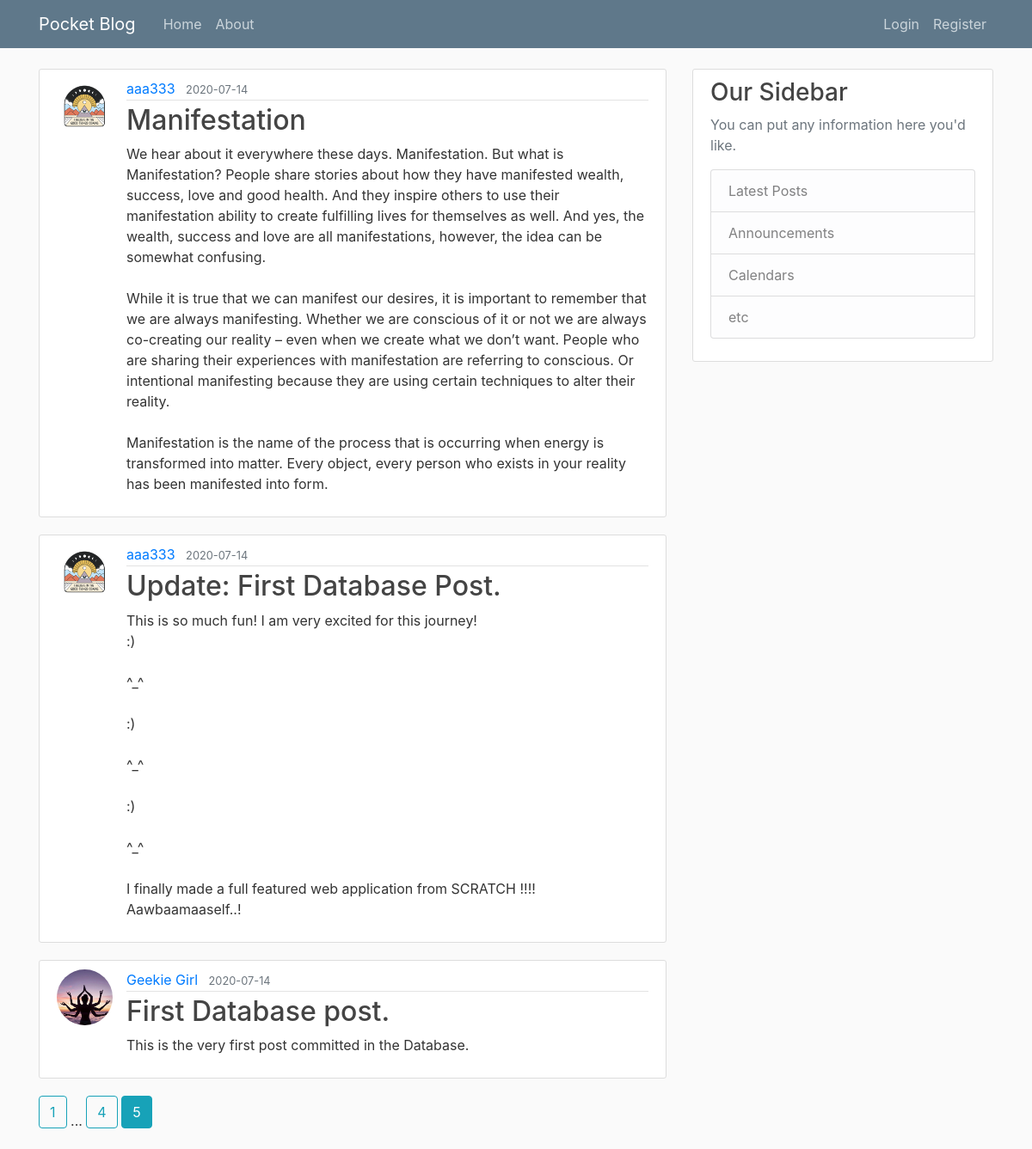
/home?page=5, run on the app's committed database.
### pocket_blog/models.py (models this page shows, shortened)
class Post(db.Model):
    id = db.Column(db.Integer, primary_key=True)
    title = db.Column(db.String(100), nullable=False)
    date_posted = db.Column(db.DateTime, nullable=False, default=datetime.utcnow)
    content = db.Column(db.Text, nullable=False)
    user_id = db.Column(db.Integer, db.ForeignKey('user.id'), nullable=False)

class User(db.Model, UserMixin):
    id = db.Column(db.Integer, primary_key=True)
    username = db.Column(db.String(20), unique=True, nullable=False)
    email = db.Column(db.String(120), unique=True, nullable=False)
    image_file = db.Column(db.String(20), nullable=False, default='default.jpg')
    password = db.Column(db.String(60), nullable=False)
    posts = db.relationship('Post', backref='author', lazy=True)

### pocket_blog/routes.py (the view)
@app.route("/")
@app.route("/home")
def home():
    page = request.args.get('page', 1, type=int)
    posts = Post.query.order_by(Post.date_posted.desc()).paginate(page=page, per_page=3)
    return render_template('home.html', posts=posts)

### pocket_blog/templates/home.html
{% extends "layout.html" %}
{% block content %}
    {% for post in posts.items %}
        <article class="media content-section">
        <img class="rounded-circle article-img" src="{{ url_for('static', filename='/profile_pics/' + post.author.image_file) }}">
          <div class="media-body">
            <div class="article-metadata">
              <a class="mr-2" href="#">{{ post.author.username }}</a>
              <small class="text-muted">{{ post.date_posted.strftime('%Y-%m-%d') }}</small>
            </div>
            <h2><a class="article-title" href="{{ url_for('post', post_id=post.id) }}">{{ post.title }}</a></h2>
            <p class="article-content">{{ post.content }}</p>
          </div>
        </article>
    {% endfor %}
    {% for page_num in posts.iter_pages(left_edge=1, right_edge=1, left_current=1, right_current=2) %}
      {% if page_num %}
        {% if posts.page == page_num %}
          <a class="btn btn-info mb-4" href="{{ url_for('home', page=page_num) }}">{{ page_num }}</a>
        {% else %}
          <a class="btn btn-outline-info mb-4" href="{{ url_for('home', page=page_num) }}">{{ page_num }}</a>
        {% endif %}
      {% else %}
        ...
      {% endif %}
    {% endfor %}
{% endblock content %}

### pocket_blog/templates/layout.html (shortened to what this page needs)
<!DOCTYPE html>
<html lang="en">
<head>
    <link rel="stylesheet" href="https://stackpath.bootstrapcdn.com/bootstrap/4.3.1/css/bootstrap.min.css">
    <link rel="stylesheet" type="text/css" href="{{ url_for('static', filename='main.css') }}">
</head>
<body>
    <header class = "site-header">
      <nav class = "navbar navbar-expand-md navbar-dark bg-steel fixed-top">
        <div class = "container">
          <a class="navbar-brand mr-4" href="/"> Pocket Blog </a>
          <div class = "collapse navbar-collapse" id = "navbarToggle">
            <div class = "navbar-nav mr-auto">
              <a class="nav-item nav-link" href="{{ url_for('home') }}"> Home </a>
              <a class="nav-item nav-link" href="{{ url_for('about') }}"> About </a>
            </div>
            <div class = "navbar-nav">
                {% if current_user.is_authenticated %}
                    <a class="nav-item nav-link" href="{{ url_for('new_post') }}"> New Post </a>
                    <a class="nav-item nav-link" href="{{ url_for('account') }}"> Account </a>
                    <a class="nav-item nav-link" href="{{ url_for('logout') }}"> Logout </a>
                {% else %}
                  <a class="nav-item nav-link" href="{{ url_for('login') }}"> Login </a>
                  <a class="nav-item nav-link" href="{{ url_for('register') }}"> Register </a>
                {% endif %}
            </div>
          </div>
        </div>
      </nav>
    </header>
    <main role="main" class="container">
      <div class="row">
        <div class="col-md-8">
            {% block content %}{% endblock %}
        </div>
        <div class="col-md-4">
          <div class="content-section">
            <h3>Our Sidebar</h3>
            <p class='text-muted'>You can put any information here you'd like.
              <ul class="list-group">
                <li class="list-group-item list-group-item-light">Latest Posts</li>
                <li class="list-group-item list-group-item-light">Announcements</li>
                <li class="list-group-item list-group-item-light">Calendars</li>
                <li class="list-group-item list-group-item-light">etc</li>
              </ul>
            </p>
          </div>
        </div>
      </div>
    </main>
</body>
</html>

### pocket_blog/static/main.css (style rules this page uses)
body { background: #fafafa; color: #333333; margin-top: 5rem; }
h1, h2, h3, h4, h5, h6 { color: #444444; }
.bg-steel { background-color: #5f788a; }
.site-header .navbar-nav .nav-link { color: #cbd5db; }
.content-section { background: #ffffff; padding: 10px 20px; border: 1px solid #dddddd; border-radius: 3px; margin-bottom: 20px; }
.article-title { color: #444444; }
.article-content { white-space: pre-line; }
.article-img { height: 65px; width: 65px; margin-right: 16px; }
.article-metadata { padding-bottom: 1px; margin-bottom: 4px; border-bottom: 1px solid #e3e3e3 }

### data on the page
Post: image_file (picture), author.username "aaa333", date_posted "2020-07-14", title "Manifestation", content "We hear about it everywhere these days. Manifestation. But what is Manifestation? People share stories about how they have manifested wealth, success, love and good health. And they inspire others to use their manifestation ability to create fulfilling lives for themselves as well. And yes, the wealth, success and love are all manifestations, however, the idea can be somewhat confusing. While it is true that we can manifest our desires, it is important to remember that we are always manifesting. Whether we are conscious of it or not we are always co-creating our reality – even when we create what we don’t want. People who are sharing their experiences with manifestation are referring to…"
Post: image_file (picture), author.username "aaa333", date_posted "2020-07-14", title "Update: First Database Post.", content "This is so much fun! I am very excited for this journey! :) ^_^ :) ^_^ :) ^_^ I finally made a full featured web application from SCRATCH !!!! Aawbaamaaself..!"
Post: image_file (picture), author.username "Geekie Girl", date_posted "2020-07-14", title "First Database post.", content "This is the very first post committed in the Database."

### other printed values
{{ page_num }} "1" "4"
{{ page_num }} "5"
